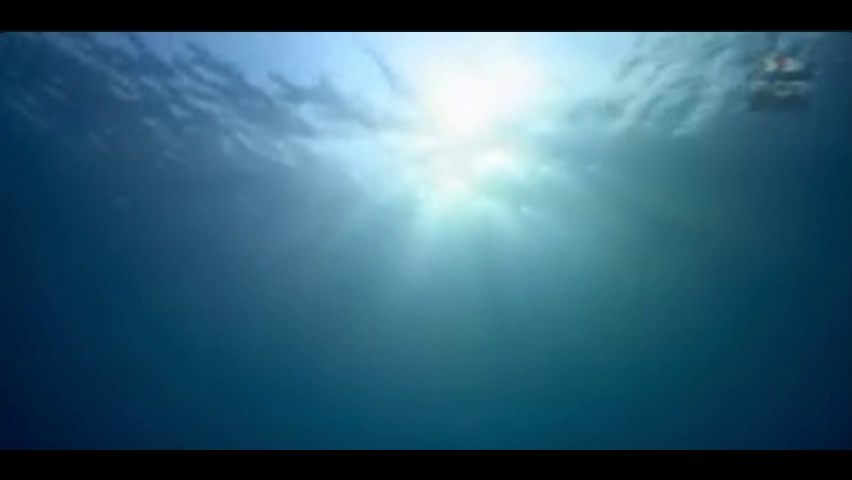
#> input picture frame 9 of ImageSess2.mp4, 852 x 480 px
$ jupyter execute task-1.ipynb
#> lines starting #> are read from the running program, lines starting #| are printed output that depends on the picture; after the words box and inside, x2 and y2 are one past the last pixel; in counts of white or black regions, pixels touching at a corner belong together
[cell 1]
import cv2
import matplotlib.pyplot as plt
import numpy as np

cap = cv2.VideoCapture('ImageSess2.mp4')

if not cap.isOpened():
    print("Error: Could not open video.")
    exit()

lower_orange = np.array([10, 100, 20])
upper_orange = np.array([25, 255, 255])

while True:
    ret, frame = cap.read()
#> frame is the input picture: shape (480, 852, 3); mean B, G, R 116.2, 96, 53.8

    if not ret:
        break

    cv2.imshow('original', frame)
    gray = cv2.cvtColor(frame, cv2.COLOR_BGR2GRAY)
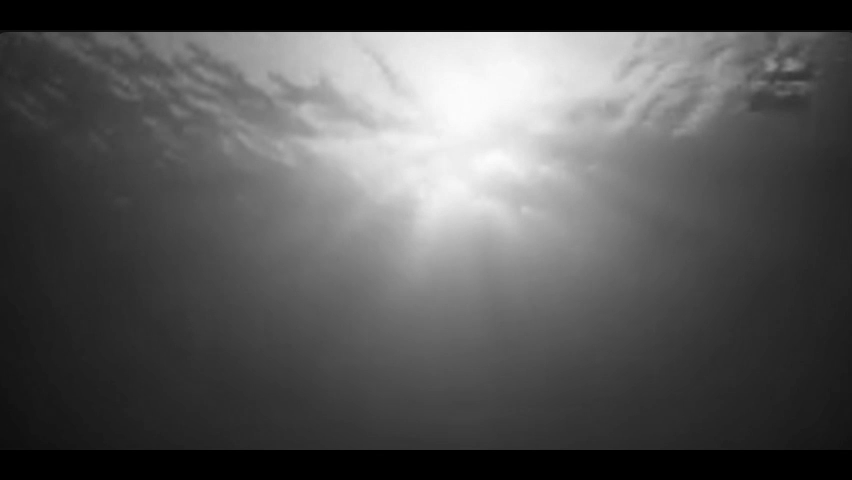
#> gray: shape (480, 852); min 0, max 252, mean 85.6
    blur = cv2.GaussianBlur(gray, (3, 3), 100)
    cv2.imshow('Blurred', blur)


    Sobel_X=cv2.Sobel(blur,-1,1,0)
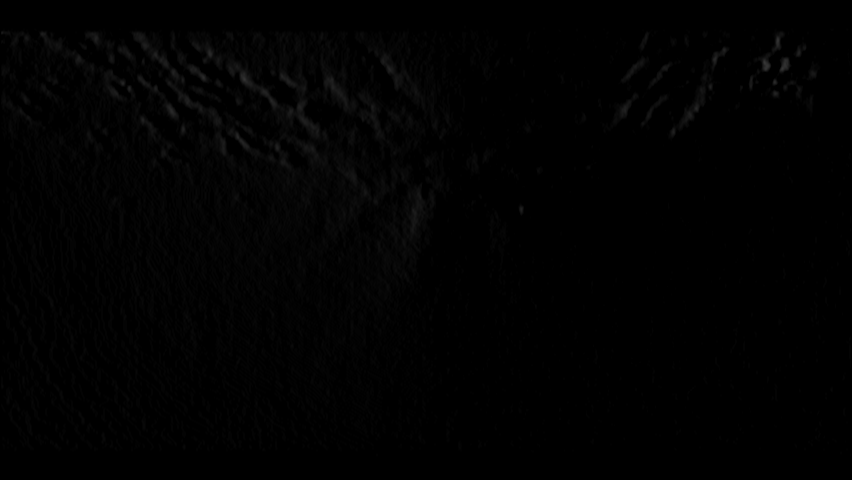
#> Sobel_X: shape (480, 852); min 0, max 54, mean 1.5
    Sobel_Y=cv2.Sobel(blur,-1,0,1)
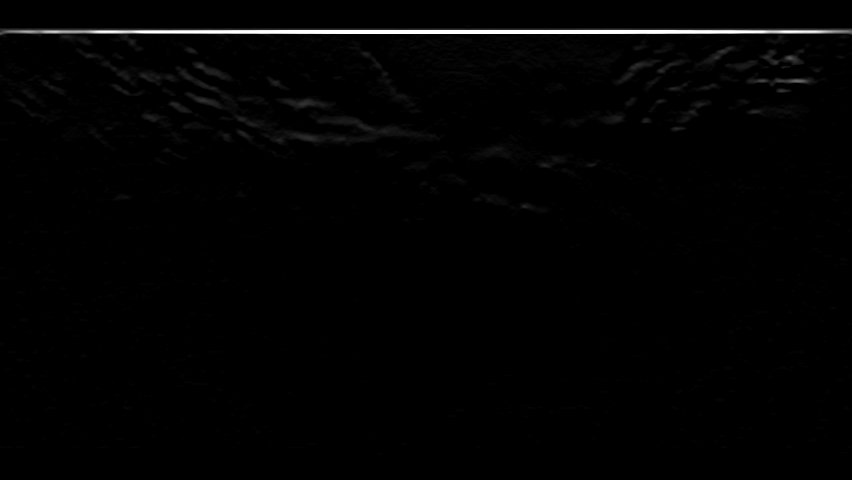
#> Sobel_Y: shape (480, 852); min 0, max 255, mean 2.7
    Sobel_or=cv2.bitwise_or(Sobel_X,Sobel_Y)
    cv2.imshow('Sobel', Sobel_or)


    canny=cv2.Canny(blur,22,80)
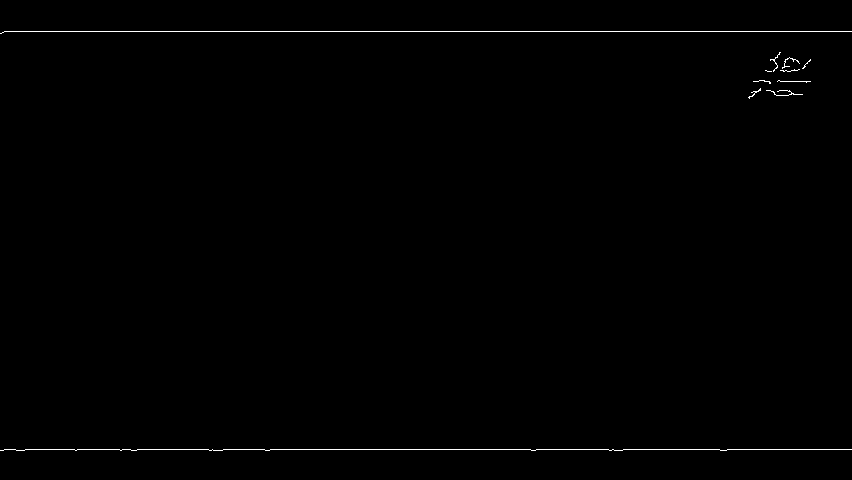
#> canny: shape (480, 852); 0.48% white in thin lines or dots, all inside (x1, y1, x2, y2) = (0, 31, 852, 451)
    cv2.imshow('Canny', canny)


    hsv_frame = cv2.cvtColor(frame, cv2.COLOR_BGR2HSV)
#> hsv_frame: shape (480, 852, 3); mean H, S, V 87.2, 145.6, 116.2
    mask_orange = cv2.inRange(hsv_frame, lower_orange, upper_orange)
#> mask_orange: shape (480, 852); every value is 0
    orange_regions = cv2.bitwise_and(frame, frame, mask=mask_orange)
#> orange_regions: shape (480, 852, 3); every value is 0
    cv2.imshow('Orange Regions', orange_regions)

    key = cv2.waitKey(30) & 0xFF
#> (key q is pressed here)
    if key == ord('q'):
        break

cap.release()
cv2.destroyAllWindows()
